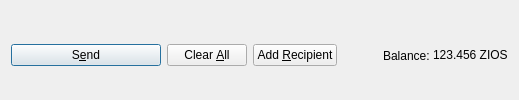
         <widget class="QFrame" name="frame_Send">
          <layout class="QHBoxLayout" name="horizontalLayout">
           <property name="bottomMargin">
            <number>0</number>
           </property>
           <item>
            <widget class="QPushButton" name="sendButton">
             <property name="minimumSize">
              <size>
               <width>150</width>
               <height>0</height>
              </size>
             </property>
             <property name="toolTip">
              <string>Confirm the send action</string>
             </property>
             <property name="text">
              <string>S&amp;end</string>
             </property>
             <property name="icon">
              <iconset resource="../zioscoin.qrc">
               <normaloff>:/icons/send</normaloff>:/icons/send</iconset>
             </property>
             <property name="autoDefault">
              <bool>false</bool>
             </property>
             <property name="default">
              <bool>true</bool>
             </property>
            </widget>
           </item>
           <item>
            <widget class="QPushButton" name="clearButton">
             <property name="sizePolicy">
              <sizepolicy hsizetype="Minimum" vsizetype="Fixed">
               <horstretch>0</horstretch>
               <verstretch>0</verstretch>
              </sizepolicy>
             </property>
             <property name="toolTip">
              <string>Clear all fields of the form.</string>
             </property>
             <property name="text">
              <string>Clear &amp;All</string>
             </property>
             <property name="icon">
              <iconset resource="../zioscoin.qrc">
               <normaloff>:/icons/remove</normaloff>:/icons/remove</iconset>
             </property>
             <property name="autoDefault">
              <bool>false</bool>
             </property>
            </widget>
           </item>
           <item>
            <widget class="QPushButton" name="addButton">
             <property name="toolTip">
              <string>Send to multiple recipients at once</string>
             </property>
             <property name="text">
              <string>Add &amp;Recipient</string>
             </property>
             <property name="icon">
              <iconset resource="../zioscoin.qrc">
               <normaloff>:/icons/add</normaloff>:/icons/add</iconset>
             </property>
             <property name="autoDefault">
              <bool>false</bool>
             </property>
            </widget>
           </item>
           <item>
            <spacer name="horizontalSpacer">
             <property name="orientation">
              <enum>Qt::Horizontal</enum>
             </property>
             <property name="sizeHint" stdset="0">
              <size>
               <width>40</width>
               <height>20</height>
              </size>
             </property>
            </spacer>
           </item>
           <item>
            <layout class="QHBoxLayout" name="horizontalLayout_2">
             <property name="spacing">
              <number>3</number>
             </property>
             <item>
              <widget class="QLabel" name="label">
               <property name="text">
                <string>Balance:</string>
               </property>
              </widget>
             </item>
             <item>
              <widget class="QLabel" name="labelBalance">
               <property name="sizePolicy">
                <sizepolicy hsizetype="Preferred" vsizetype="Fixed">
                 <horstretch>0</horstretch>
                 <verstretch>0</verstretch>
                </sizepolicy>
               </property>
               <property name="cursor">
                <cursorShape>IBeamCursor</cursorShape>
               </property>
               <property name="text">
                <string notr="true">123.456 ZIOS</string>
               </property>
               <property name="textInteractionFlags">
                <set>Qt::LinksAccessibleByMouse|Qt::TextSelectableByKeyboard|Qt::TextSelectableByMouse</set>
               </property>
              </widget>
             </item>
            </layout>
           </item>
          </layout>
         </widget>
